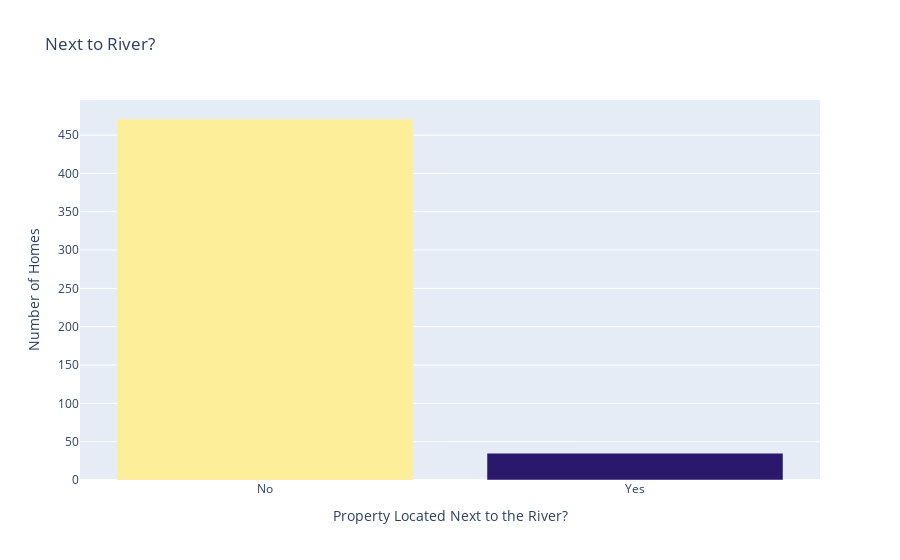

Notebook code for this chart:
### Markdown cell above
#### Next to the River? ⛵️

**Challenge**

Create a bar chart with plotly for CHAS to show many more homes are away from the river versus next to it. The bar chart should look something like this:

<img src=https://i.imgur.com/AHwoQ6l.png height=350>

You can make your life easier by providing a list of values for the x-axis (e.g., `x=['No', 'Yes']`)

### Code cell
river_access = data['CHAS'].value_counts()

bar = px.bar(
    x=['No', 'Yes'],
    y=river_access.values,
    color=river_access.values,
    color_continuous_scale=px.colors.sequential.haline,
    title='Next to River?'
)

bar.update_layout(xaxis_title='Property Located Next to the River?', 
                  yaxis_title='Number of Homes',
                  coloraxis_showscale=False)
bar.show()

### Figure 1 — Plotly figure (JSON) as saved in the notebook; plotly's stock layout.template omitted (floating-point values rounded to 4 significant figures)
{"data": [{"alignmentgroup": "True", "hovertemplate": "x=%{x}<br>y=%{y}<br>color=%{marker.color}<extra></extra>", "legendgroup": "", "marker": {"color": [471, 35], "coloraxis": "coloraxis", "pattern": {"shape": ""}}, "name": "", "offsetgroup": "", "orientation": "v", "showlegend": false, "textposition": "auto", "type": "bar", "x": ["No", "Yes"], "xaxis": "x", "y": [471, 35], "yaxis": "y"}], "layout": {"barmode": "relative", "coloraxis": {"colorbar": {"title": {"text": "color"}}, "colorscale": [[0, "rgb(41, 24, 107)"], [0.09091, "rgb(42, 35, 160)"], [0.1818, "rgb(15, 71, 153)"], [0.2727, "rgb(18, 95, 142)"], [0.3636, "rgb(38, 116, 137)"], [0.4545, "rgb(53, 136, 136)"], [0.5455, "rgb(65, 157, 133)"], [0.6364, "rgb(81, 178, 124)"], [0.7273, "rgb(111, 198, 107)"], [0.8182, "rgb(160, 214, 91)"], [0.9091, "rgb(212, 225, 112)"], [1, "rgb(253, 238, 153)"]], "showscale": false}, "legend": {"tracegroupgap": 0}, "title": {"text": "Next to River?"}, "xaxis": {"anchor": "y", "domain": [0, 1], "title": {"text": "Property Located Next to the River?"}}, "yaxis": {"anchor": "x", "domain": [0, 1], "title": {"text": "Number of Homes"}}}}
